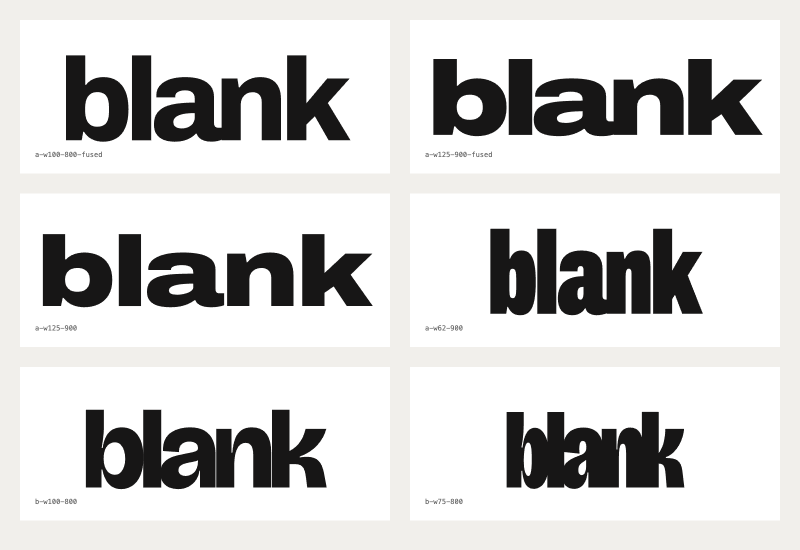
#> input picture .plannotator/brand-v1/proof/sketch-bases.png, 1600 x 1100 px (shown at 1/2 size)
$ python denoise.py sketch-bases.png strip-parflow-half.png
#> lines starting #> are read from the running program, lines starting #| are printed output that depends on the picture
"""Prototype of the blank interfaces artwork generator.

A model's blank page is not empty: it is noise, every page it could still become.
The page resolves region by region. Rule: colour marks only what is still undecided.
Decided regions turn into plain ink on paper; a hot front runs where the page is being
decided right now. At t=1 everything is colour, at t=0 the page is plain neutrals.

    python3 denoise.py <page.png> <out.png> [--palettes a,b] [--ts 1,.8,.6,.4,.2,0]
"""

import sys
import numpy as np
from PIL import Image

INK = "#0F0E12"
PAPER = "#F7F6F2"

RAMPS = {
    # undecided field: ink -> violet -> magenta -> ember -> gold (the front)
    "pyre": ["#0F0E12", "#2E1263", "#8E2475", "#E0532F", "#F7B53C"],
    "viridis": ["#440154", "#3B528B", "#21918C", "#5EC962", "#FDE725"],
}


def hex_rgb(h):
    h = h.lstrip("#")
    return np.array([int(h[i : i + 2], 16) for i in (0, 2, 4)], dtype=np.float32) / 255


def ramp(values, stops):
    cols = np.stack([hex_rgb(s) for s in stops])
    pos = np.linspace(0, 1, len(stops))
    out = np.empty(values.shape + (3,), dtype=np.float32)
    for c in range(3):
        out[..., c] = np.interp(values, pos, cols[:, c])
    return out


def smooth(h, w, rng, cell):
    lh, lw = max(2, h // cell + 2), max(2, w // cell + 2)
    z = rng.standard_normal((lh, lw)).astype(np.float32)
    zi = Image.fromarray(z, mode="F").resize((w, h), Image.BICUBIC)
    return np.asarray(zi, dtype=np.float32)


def fbm(h, w, rng, cell=160, octaves=4):
    out = np.zeros((h, w), np.float32)
    amp = 1.0
    for _ in range(octaves):
        out += amp * smooth(h, w, rng, max(4, cell))
        cell //= 2
        amp *= 0.5
    return (out - out.mean()) / out.std()


def warp(field, dx, dy, k):
    h, w = field.shape
    yy, xx = np.mgrid[0:h, 0:w].astype(np.float32)
    xs = np.clip(xx + dx * k, 0, w - 1).astype(int)
    ys = np.clip(yy + dy * k, 0, h - 1).astype(int)
    return field[ys, xs]


def fields(h, w, seed=7):
    rng = np.random.default_rng(seed)
    dx, dy = fbm(h, w, rng, 220, 3), fbm(h, w, rng, 220, 3)
    eps = warp(fbm(h, w, rng, 180, 4), dx, dy, 60)
    thr = warp(fbm(h, w, rng, 260, 4), dx, dy, 40)
    thr = (thr - thr.min()) / (thr.max() - thr.min())
    grain = rng.standard_normal((h, w)).astype(np.float32)
    return eps, thr, grain


def render(page, t, eps, thr, grain, stops, edge=0.035):
    p = 1 - t  # how much of the page is decided
    decided = np.clip((p - thr) / edge + 0.5, 0, 1)
    front = np.exp(-(((thr - p) / (edge * 1.6)) ** 2)) * (0 < p < 1)
    v = 1 / (1 + np.exp(-1.3 * (eps + 0.12 * grain)))
    v = np.clip(v + 0.55 * front, 0, 1)
    field = ramp(v, stops)
    ink, paper = hex_rgb(INK), hex_rgb(PAPER)
    neutral = paper * page[..., None] + ink * (1 - page[..., None])
    return field * (1 - decided[..., None]) + neutral * decided[..., None]


def load_page(src, W, H):
    im = Image.open(src).convert("L")
    im = im.resize((W, int(im.height * W / im.width)), Image.LANCZOS).crop((0, 0, W, H))
    return np.asarray(im, dtype=np.float32) / 255


def main():
    src, out = sys.argv[1], sys.argv[2]
    args = dict(zip(sys.argv[3::2], sys.argv[4::2]))
    palettes = args.get("--palettes", "pyre,viridis").split(",")
    ts = [float(x) for x in args.get("--ts", "1,.85,.7,.55,.4,.2,0").split(",")]
    W, H = int(args.get("--w", 640)), int(args.get("--h", 360))
    page = load_page(src, W, H)
    eps, thr, grain = fields(H, W)
#> after the loop in fbm, `for _ in range(octaves):`: amp = 0.125; cell = 27
#> call 2 of fbm, with h = 360, w = 640, cell = 220, octaves = 3
#> in fbm (call 2), `out = np.zeros((h, w), np.float32)`: out: shape (360, 640) float32; every value is 0
#> after the loop in fbm (call 2), `for _ in range(octaves):`:
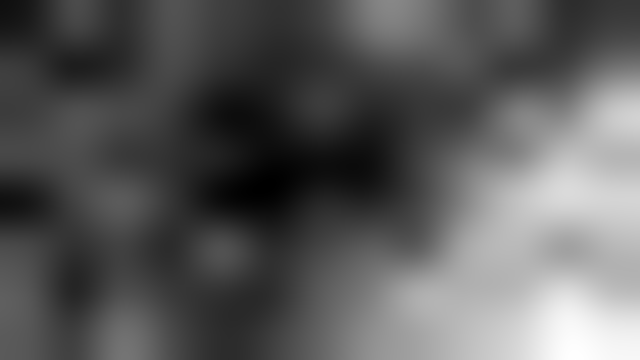
#> out: shape (360, 640) float32; min -1.64, max 2.37, mean -0.205; drawn with min black and max white
#> after the loop in fbm (call 2), `for _ in range(octaves):`: amp = 0.125; cell = 27
#> call 3 of fbm, with h = 360, w = 640, cell = 180, octaves = 4
#> after the loop in fbm (call 3), `for _ in range(octaves):`:
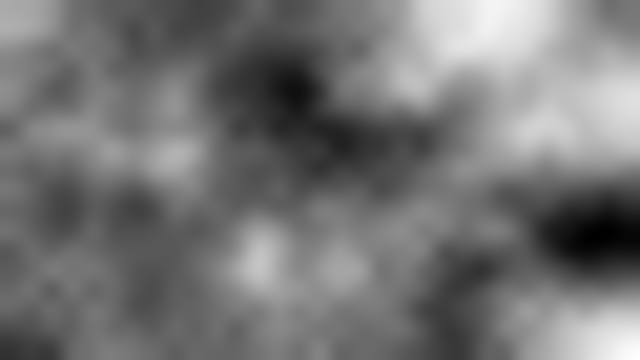
#> out: shape (360, 640) float32; min -2.48, max 2.59, mean -0.154; drawn with min black and max white
#> after the loop in fbm (call 3), `for _ in range(octaves):`: amp = 0.0625; cell = 11
#> in warp, `h, w = field.shape`: h = 360; w = 640
#> call 4 of fbm, with h = 360, w = 640, cell = 260, octaves = 4
#> after the loop in fbm (call 4), `for _ in range(octaves):`:
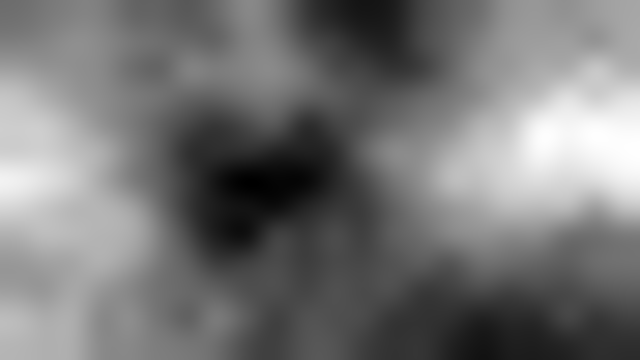
#> out: shape (360, 640) float32; min -1.74, max 3.04, mean 0.471; drawn with min black and max white
#> after the loop in fbm (call 4), `for _ in range(octaves):`: amp = 0.0625; cell = 16
    rows = [np.concatenate([render(page, t, eps, thr, grain, RAMPS[p]) for t in ts], axis=1) for p in palettes]
#> after the loop in ramp, `for c in range(3):`:
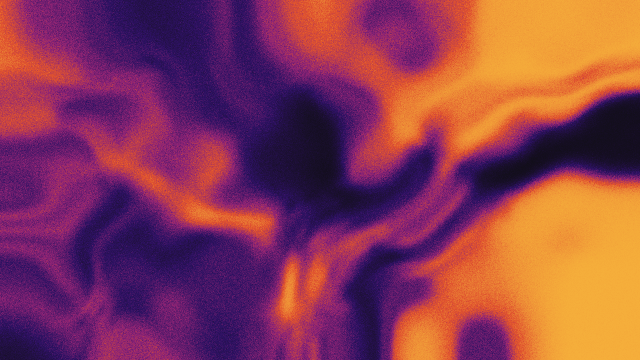
#> out: shape (360, 640, 3) float32; mean of channels 0, 1, 2 0.547, 0.24, 0.329; drawn as R, G, B
#> call 2 of render, with t = 0.85, edge = 0.035
#> in render (call 2), `p = 1 - t`: p = 0.15
#> in render (call 2), `front = np.exp(-(((thr - p) / (edge * 1.6)) ** 2)) * (0 < p < 1)`:
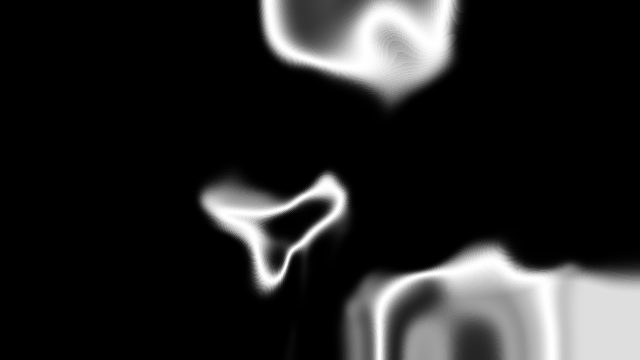
#> front: shape (360, 640) float32; min 0, max 1, mean 0.147
#> in render (call 2), `v = np.clip(v + 0.55 * front, 0, 1)`:
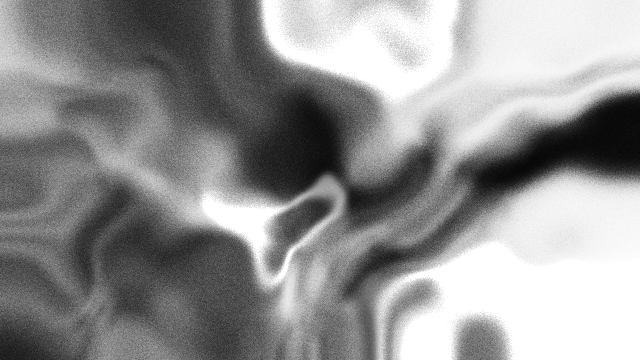
#> v: shape (360, 640) float32; min 0.0237, max 1, mean 0.578
#> in ramp (call 2), `cols = np.stack([hex_rgb(s) for s in stops])`: cols = [[0.0588, 0.0549, 0.0706], [0.18, 0.0706, 0.388], [0.557, 0.141, 0.459], [0.878, 0.325, 0.184], [0.969, 0.71, 0.235]]
#> in ramp (call 2), `pos = np.linspace(0, 1, len(stops))`: pos = [0, 0.25, 0.5, 0.75, 1]
#> after the loop in ramp (call 2), `for c in range(3):`:
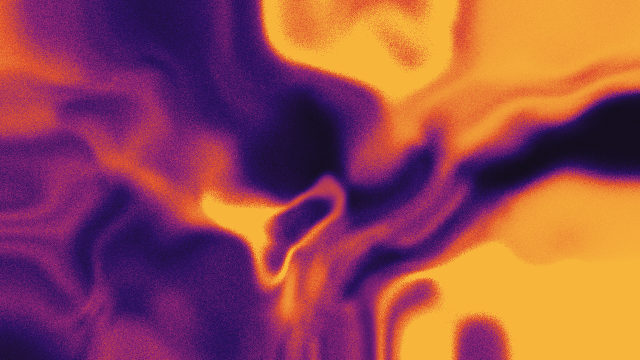
#> out: shape (360, 640, 3) float32; mean of channels 0, 1, 2 0.591, 0.293, 0.32; drawn as R, G, B
#> rows = 2 items
    grid = np.concatenate(rows, axis=0)
    Image.fromarray((grid.clip(0, 1) * 255).astype(np.uint8)).save(out)


if __name__ == "__main__":
    main()
